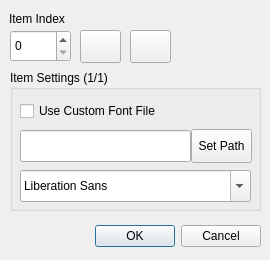
<?xml version="1.0" encoding="UTF-8"?>
<ui version="4.0">
 <class>Dialog</class>
 <widget class="QDialog" name="Dialog">
  <property name="geometry">
   <rect>
    <x>0</x>
    <y>0</y>
    <width>270</width>
    <height>260</height>
   </rect>
  </property>
  <property name="windowTitle">
   <string>Dialog</string>
  </property>
  <widget class="QDialogButtonBox" name="buttonBox">
   <property name="geometry">
    <rect>
     <x>10</x>
     <y>220</y>
     <width>251</width>
     <height>32</height>
    </rect>
   </property>
   <property name="orientation">
    <enum>Qt::Orientation::Horizontal</enum>
   </property>
   <property name="standardButtons">
    <set>QDialogButtonBox::StandardButton::Cancel|QDialogButtonBox::StandardButton::Ok</set>
   </property>
  </widget>
  <widget class="QPushButton" name="pushButton_3">
   <property name="geometry">
    <rect>
     <x>130</x>
     <y>30</y>
     <width>41</width>
     <height>33</height>
    </rect>
   </property>
   <property name="text">
    <string/>
   </property>
   <property name="icon">
    <iconset theme="QIcon::ThemeIcon::ListRemove"/>
   </property>
  </widget>
  <widget class="QLabel" name="label_19">
   <property name="geometry">
    <rect>
     <x>9</x>
     <y>10</y>
     <width>71</width>
     <height>18</height>
    </rect>
   </property>
   <property name="text">
    <string>Item Index</string>
   </property>
  </widget>
  <widget class="QPushButton" name="pushButton_4">
   <property name="geometry">
    <rect>
     <x>80</x>
     <y>30</y>
     <width>41</width>
     <height>33</height>
    </rect>
   </property>
   <property name="text">
    <string/>
   </property>
   <property name="icon">
    <iconset theme="QIcon::ThemeIcon::ListAdd"/>
   </property>
  </widget>
  <widget class="QSpinBox" name="spinBox_16">
   <property name="geometry">
    <rect>
     <x>10</x>
     <y>30</y>
     <width>61</width>
     <height>32</height>
    </rect>
   </property>
  </widget>
  <widget class="QGroupBox" name="groupBox">
   <property name="geometry">
    <rect>
     <x>10</x>
     <y>70</y>
     <width>251</width>
     <height>141</height>
    </rect>
   </property>
   <property name="title">
    <string>Item Settings (1/1)</string>
   </property>
   <widget class="QLineEdit" name="lineEdit">
    <property name="geometry">
     <rect>
      <x>10</x>
      <y>60</y>
      <width>171</width>
      <height>32</height>
     </rect>
    </property>
   </widget>
   <widget class="QPushButton" name="pushButton">
    <property name="geometry">
     <rect>
      <x>181</x>
      <y>59</y>
      <width>61</width>
      <height>34</height>
     </rect>
    </property>
    <property name="text">
     <string>Set Path</string>
    </property>
   </widget>
   <widget class="QCheckBox" name="checkBox">
    <property name="geometry">
     <rect>
      <x>10</x>
      <y>30</y>
      <width>171</width>
      <height>22</height>
     </rect>
    </property>
    <property name="text">
     <string>Use Custom Font File</string>
    </property>
   </widget>
   <widget class="QFontComboBox" name="fontComboBox">
    <property name="geometry">
     <rect>
      <x>10</x>
      <y>100</y>
      <width>231</width>
      <height>32</height>
     </rect>
    </property>
   </widget>
  </widget>
 </widget>
 <resources/>
 <connections>
  <connection>
   <sender>buttonBox</sender>
   <signal>accepted()</signal>
   <receiver>Dialog</receiver>
   <slot>accept()</slot>
   <hints>
    <hint type="sourcelabel">
     <x>248</x>
     <y>254</y>
    </hint>
    <hint type="destinationlabel">
     <x>157</x>
     <y>274</y>
    </hint>
   </hints>
  </connection>
  <connection>
   <sender>buttonBox</sender>
   <signal>rejected()</signal>
   <receiver>Dialog</receiver>
   <slot>reject()</slot>
   <hints>
    <hint type="sourcelabel">
     <x>316</x>
     <y>260</y>
    </hint>
    <hint type="destinationlabel">
     <x>286</x>
     <y>274</y>
    </hint>
   </hints>
  </connection>
 </connections>
</ui>
